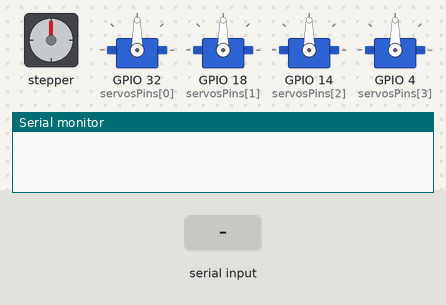
The sketch below on a simulated ESP32. Shown: stepper motor, 4 × servo, the last lines printed to the serial monitor. Wiring (inferred from the names in the program): stepper motor driver (800 steps per turn assumed): step GPIO 25; direction GPIO 26. Inputs (shaded band) come from the test bench.

Above: at 1.2 s.
1.3 s: "u" received over Serial
At 1.45 s:
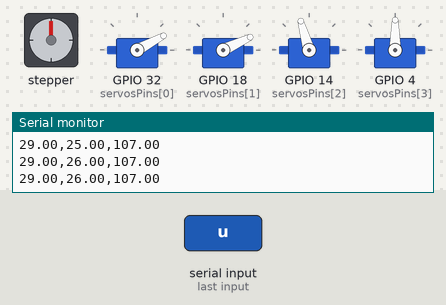
At 4.1 s:
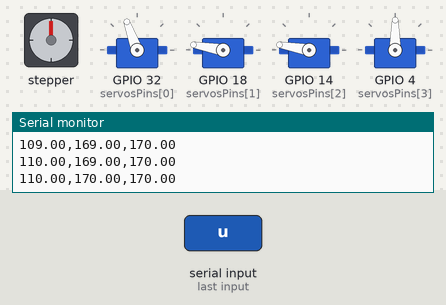
Timing chart, 0 to 5.6 s (numbered marks = the images above; inputs shaded):
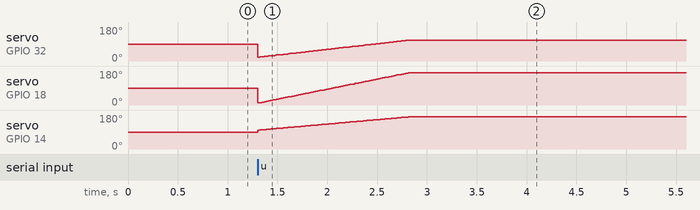

The sketch:

roboarm-serialcontrol.ino
```cpp
/*
 * roboarm Serialmonitor control test
 */


float m1 = 20;
float m2 = 10;
float m3 = 100;
#include <Servo.h>
static const int servosPins[4] = {32, 18 , 14 , 4};
#define dirPin 26
#define stepPin 25
//#define stepsPerRevolution 200
Servo servos[4];
char var ;

void setup()
{
  pinMode(stepPin, OUTPUT);
  pinMode(dirPin, OUTPUT);
  Serial.begin(115200);

  for (int i = 0; i < 4; ++i) {
    if (!servos[i].attach(servosPins[i])) {
      Serial.print("Servo ");
      Serial.print(i);
      Serial.println("attach error");
    }
  }
}

void loop()
{
  while(Serial.available()>0)
  {
  var=Serial.read();
  if(var=='u')
  {
//  up();
  ArmMovement(110, 170, 170);
  delay(5000);
  }
 if(var=='d')
 {
//  down();
  ArmMovement(70, 180, 160);
  ArmMovement(70, 10, 135);
  delay(500);

 }
 if(var=='p')
 {
  pick();
 }
if(var=='l')
{
  drop();
}
if(var=='c')
{
 anticlockwise();
}
 if(var=='a')
{
  clockwise();
}
}
}
void clockwise()
{
  int stepsPerRevolution = 800;
  digitalWrite(dirPin, LOW);
  for (int i = 0; i < stepsPerRevolution; i++)
  {
    digitalWrite(stepPin, HIGH);
    delayMicroseconds(500);
    digitalWrite(stepPin, LOW);
    delayMicroseconds(500);
  }
 // delay(500);
}

void anticlockwise()
{
  int stepsPerRevolution = 800;
  digitalWrite(dirPin,HIGH );
  for (int i = 0; i < stepsPerRevolution; i++)
  {
    digitalWrite(stepPin, HIGH);
    delayMicroseconds(500);
    digitalWrite(stepPin, LOW);
    delayMicroseconds(500);
  }
  delay(5000);
}

void pick()
{
   servos[0].write(70);
   servos[1].write(10);
   servos[2].write(135);
    servos[3].write(180);
    delay(2000);
    servos[3].write(30);
    delay(500);
}
void drop()
{
  servos[0].write(110);
   servos[1].write(170);
   servos[2].write(170);
    servos[3].write(180);
    delay(500);
}

void ArmMovement(int theta1, int theta2, int theta3)
{
    float f1 = theta1;
    float f2 = theta2;
    float f3 = theta3;
    // float d1 = (f1-m1)/(f2-m1), d2 = (f2-m2)/(f2-m1), d3 = (f3-m3)/(f2-m1);
    int f = 300;
    int m = 5;  // f will be maximum value of all Angle, and x will we smallest Angle of all angle
    float d1 = (f1-m1)/(f-m);
    float d2 = (f2-m2)/(f-m);
    float d3 = (f3-m3)/(f-m);

    Serial.print(d1);
    Serial.print(",");
    Serial.print(d2);
    Serial.print(",");
    Serial.print(d3);
    Serial.println();
    float ang1 = m1;
    float ang2 = m2;
    float ang3 = m3;
    for (int i = m; i<f; i ++)
    {
        ang1 = ang1 + d1;
        ang2 = ang2 + d2;
        ang3 = ang3 + d3;
        Serial.print(round(ang1));
        Serial.print(",");
        Serial.print(round(ang2));
        Serial.print(",");
        Serial.print(round(ang3));
        Serial.println("");
        servos[0].write(round(ang1));
        servos[1].write(round(ang2));
        servos[2].write(round(ang3));
        delay(5);
    }
  m1 = round(ang1);
  m2 = round(ang2);
  m3 = round(ang3);
  delay(1000);
}
```

Measured:
- after the input at 1.3 s, servo on GPIO 14 (servosPins[2]): moves from 90° to 170° over 1.5 s, starting at once
